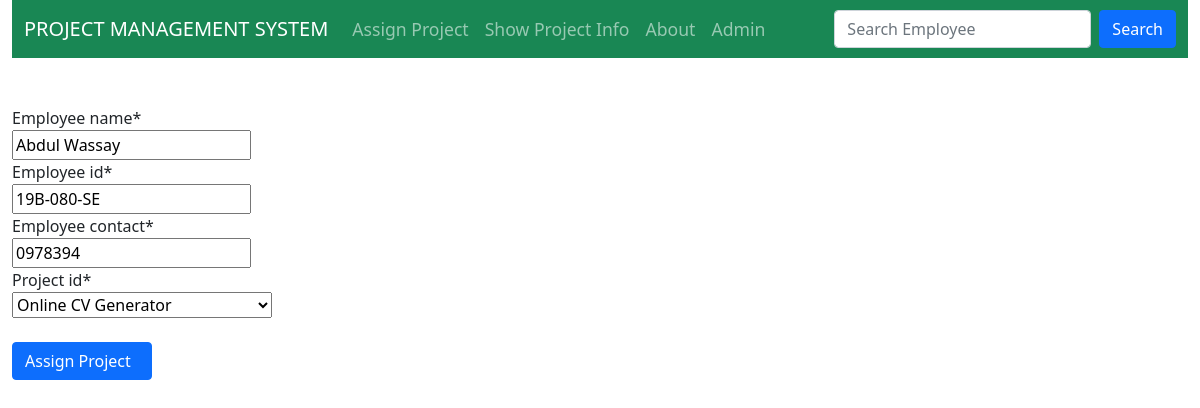
The page /ProjectManagement/2/ on the database its author committed.
### ProjectManagement/models.py (models this page shows, shortened)
class Employees_new(models.Model):
    Employee_name = models.CharField(max_length=50)
    Employee_id = models.CharField(max_length=50)
    Employee_contact = models.CharField(max_length=50)
    emp_status = models.CharField(max_length=50, null=True)
    project_id = models.ForeignKey(Projects, on_delete=models.CASCADE)

### ProjectManagement/views.py (the view, shortened to what this page needs)
# urls.py: path('<int:id>/',views.add,name='Emp_update'),
def add(request,id=0):
    if request.method == 'GET':
        if id==0:
            form=Emp_new()
            return render(request,'ProjectManagement/addData.html',{'form':form})
        else:
            employee=Employees_new.objects.get(pk=id)
            form=Emp_new(instance=employee)
            return render(request,'ProjectManagement/addData.html',{'form':form})

### ProjectManagement/forms.py
class Emp_new(forms.ModelForm):
    class Meta:
        model = Employees_new
        fields = ['Employee_name', 'Employee_id', 'Employee_contact', 'emp_status','project_id']
        label = {
            'Employee_name' : 'First Employee',
            'Employee_id' : 'Employee Id',
            'Employee_contact' : 'Contact',
            'emp_status' : 'Status',
            'project_id' : 'Project'
        }

### ProjectManagement/models.py (called while the page is built)
    def __str__(self):
        return self.project_title

### ProjectManagement/templates/ProjectManagement/addData.html (shortened to what this page needs)
{% extends 'ProjectManagement/base.html' %}
{% load crispy_forms_tags %}
{% block content %}
<br>
<br>
<form method="POST">
    {{ form.Employee_name|as_crispy_field }}
    {{ form.Employee_id|as_crispy_field }}
    {{ form.Employee_contact|as_crispy_field }}
    {{ form.project_id|as_crispy_field }}
    <br>
    <input type="submit" value='Assign Project  'class="btn btn-primary">
</form>
{% endblock %}

### rows shown on the page
Employees_new: Employee_name "Abdul Wassay", Employee_id "19B-080-SE", Employee_contact "0978394", project_id "Online CV Generator"
